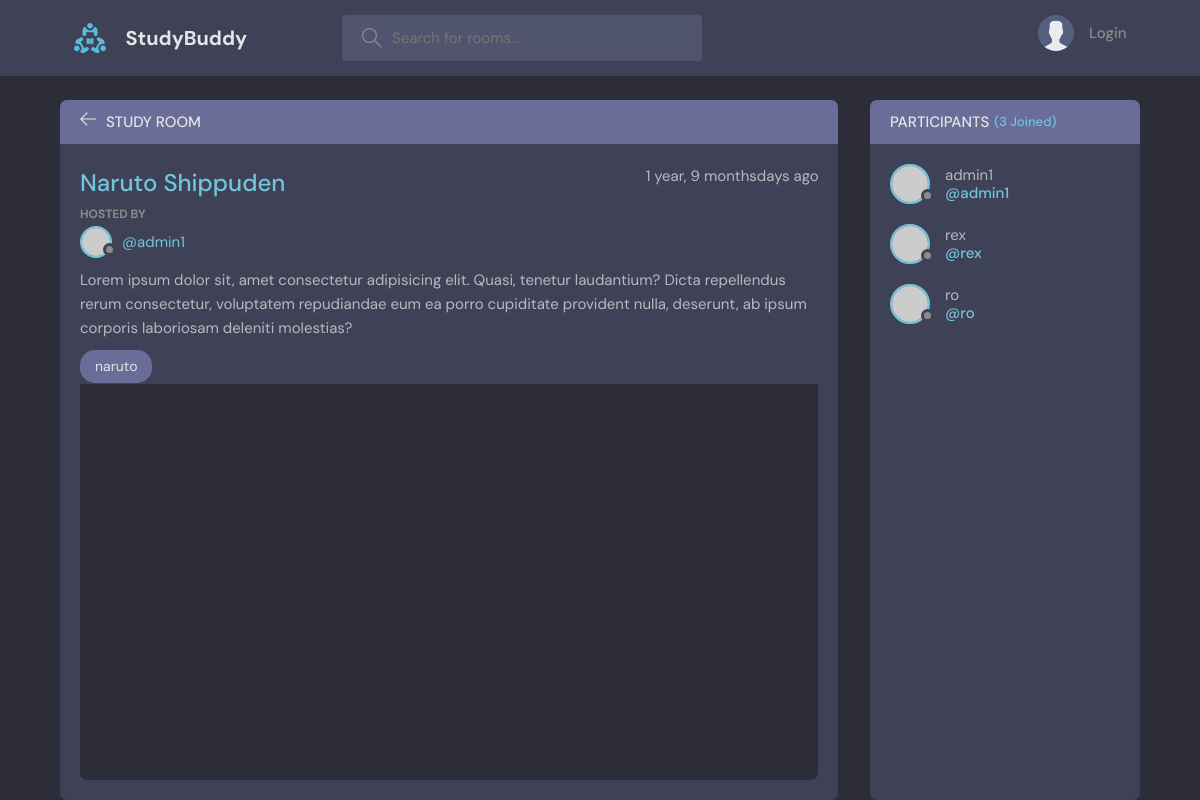
/room/9/, run on the app's committed database.
### base/models.py (models this page shows, shortened)
class Room(models.Model):
    host = models.ForeignKey(User, on_delete = models.SET_NULL, null=True )
    topic = models.ForeignKey(Topic, on_delete=models.SET_NULL ,null=True)#IF WE BRING TOPIC DOWN WRAP TOPIC IN A STRING "TOPIC"
    name = models.CharField(max_length=200)
    description = models.TextField(null = True , blank=True)
    participants = models.ManyToManyField(User , related_name="participants" , blank = True)
    updated = models.DateTimeField(auto_now=True)
    created = models.DateTimeField(auto_now_add=True)
    class Meta:
        ordering = ['-created', '-updated']

class Topic(models.Model):
    name = models.CharField(max_length=200)
    def __str__(self):
        return self.name

### base/views.py (the view, shortened to what this page needs)
# urls.py: path("room/<str:pk>/", views.room , name="room"),
def room(request , pk ):
    room = Room.objects.get(id = pk)
    room_messages = room.message_set.all().order_by('-created')
    participants = room.participants.all()
    context = {"room" : room , 'room_messages': room_messages , 'participants': participants}
    return render(request,'base/room.html' , context)

### base/templates/base/room.html (shortened to what this page needs)
{% extends 'main.html' %}
{% block content %}
    <main class="profile-page layout layout--2">
      <div class="container">
        <div class="room">
          <div class="room__top">
            <div class="room__topLeft">
              <a href="{% url 'home' %}">
                <svg version="1.1" xmlns="http://www.w3.org/2000/svg" width="32" height="32" viewBox="0 0 32 32">
                  <title>arrow-left</title>
                  <path
                    d="M13.723 2.286l-13.723 13.714 13.719 13.714 1.616-1.611-10.96-10.96h27.625v-2.286h-27.625l10.965-10.965-1.616-1.607z"
                  ></path>
                </svg>
              </a>
              <h3>Study Room</h3>
            </div>
          </div>
          <div class="room__box scroll">
            <div class="room__header scroll">
              <div class="room__info">
                <h3>{{room.name}}</h3>
                <span>{{room.created | timesince }}days ago</span>
              </div>
              <div class="room__hosted">
                <p>Hosted By </p>
                <a href="{% url 'profile' room.host.id %}" class="room__author">
                  <div class="avatar avatar--small">
                    <img src="https://randomuser.me/api/portraits/men/37.jpg" />
                  </div>
                  <span>@{{room.host}}</span>
                </a>
              </div>
              <div class="room__details">
                Lorem ipsum dolor sit, amet consectetur adipisicing elit. Quasi, tenetur laudantium? Dicta repellendus
                rerum consectetur, voluptatem repudiandae eum ea porro cupiditate provident nulla, deserunt, ab ipsum
                corporis laboriosam deleniti molestias?
              </div>
              <span class="room__topics">{{room.topic}}</span>
            </div>
            <div class="room__conversation">
              <div class="threads scroll">
              </div>
            </div>
          </div>
        </div>
        <div class="participants">
          <h3 class="participants__top">Participants <span>({{participants.all.count}} Joined)</span></h3>
          <div class="participants__list scroll">
            {% for user in participants %}
            <a href="{% url 'profile' user.id%}" class="participant">
              <div class="avatar avatar--medium">
                <img src="https://randomuser.me/api/portraits/men/37.jpg" />
              </div>
              <p>
                {{user.username}}
                <span>@{{user.username}}</span>
              </p>
              {% endfor %}
            </a>
          </div>
        </div>
      </div>
    </main>
    {% endblock %}

### templates/main.html (style rules this page uses)
:root { --color-main: #71c6dd; --color-main-light: #e1f6fb; --color-dark: #3f4156; --color-dark-medium: #51546e; --color-dark-light: #696d97; --color-light: #e5e5e5; --color-gray: #8b8b8b; --color-light-gray: #b2bdbd; --color-bg: #2d2d39; --color-success: #5dd693; --color-error: #fc4b0b; }
* { font-family: "DM Sans", -apple-system, BlinkMacSystemFont, "Segoe UI", Roboto, Oxygen, Ubuntu, Cantarell, "Open Sans", "Helvetica Neue", sans-serif; margin: 0; padding: 0; box-sizing: border-box; text-rendering: optimizeLegibility; font-size: inherit; }
html { font-size: 56.25%; }
@media only screen and (min-width: 1200px) { html { font-size: 62.5%; } }
body { line-height: 1.6; font-weight: 400; font-size: 1.5rem; color: var(--color-light-gray); background-color: var(--color-bg); min-height: 100vh; }
img { width: 100%; }
a { display: inline-block; color: var(--color-main); text-decoration: none; }
.container { max-width: 120rem; width: 90%; margin: auto; }
.avatar { position: relative; display: inline-block; border-radius: 50%; border: 2px solid var(--color-main); }
.avatar img { display: block; border-radius: 50%; object-fit: cover; object-position: center; }
.avatar::after { content: ""; display: block; position: absolute; background-color: var(--color-gray); z-index: 111; border-radius: 50%; border: 0.3rem solid var(--color-dark); }
.avatar.avatar--small img { width: 2.8rem; height: 2.8rem; }
.avatar.avatar--small:after { width: 0.7rem; height: 0.7rem; bottom: 0px; right: -6px; }
.avatar.avatar--medium img { width: 3.6rem; height: 3.6rem; border-radius: 50%; }
.avatar.avatar--medium:after { width: 0.7rem; height: 0.7rem; bottom: 0px; right: -6px; }
.layout { margin-top: 2.4rem; }
.layout > .container { display: flex; justify-content: space-between; align-items: flex-start; }
.layout--2 > .container > div:first-child { flex-basis: 72%; }
.layout--2 > .container > div:last-child { flex-basis: 25%; }
.room, .participants { background: var(--color-dark); max-height: 87.5vh; border-radius: 0.7rem; overflow: hidden; position: relative; }
.room__top, .participants__top { background: var(--color-dark-light); display: flex; justify-content: space-between; align-items: center; padding: 1rem 2rem; position: relative; }
.room__top svg, .thread__top svg { width: 1.6rem; height: 1.6rem; fill: var(--color-light); cursor: pointer; }
.room__topLeft { display: flex; align-items: flex-end; gap: 1rem; }
.room__topLeft h3, .participants__top { text-transform: uppercase; font-weight: 500; color: var(--color-light); }
.room__topLeft svg { width: 1.6rem; height: 1.6rem; fill: var(--color-light); }
.room__header { max-height: 30vh; overflow-y: auto; position: absolute; width: 95%; background: var(--color-dark); z-index: 999; top: 4.4rem; padding-top: 2rem; padding-bottom: 1rem; }
.room__box { padding-left: 2rem; padding-right: 2rem; height: 80.5vh; padding-bottom: 0; }
.room__info { display: flex; justify-content: space-between; }
.room__info h3 { font-size: 2.4rem; font-weight: 500; color: var(--color-main); }
.room__hosted p { text-transform: uppercase; color: var(--color-gray); font-size: 1.2rem; font-weight: 700; line-height: 2; }
.room__author { display: flex; gap: 1rem; align-items: center; margin-bottom: 1rem; transition: all 0.3s ease-in-out; }
.room__topics { padding: 0.5rem 1.5rem; background: var(--color-dark-light); color: var(--color-light); display: inline-block; font-size: 1.4rem; border-radius: 1.5rem; margin: 1rem 0; }
.room__conversation { margin-top: 1rem; margin-bottom: 4rem; height: 64%; }
.threads { background: var(--color-bg); border-radius: 0.7rem; overflow-y: auto; height: 100%; margin-top: 28vh; padding: 0 2rem 4rem 2rem; }
.participants__top span { color: var(--color-main); font-size: 1.3rem; text-transform: none; }
.participants__top { justify-content: flex-start; gap: 0.5rem; }
.participants__list { padding: 2rem; height: 82.5vh; overflow-y: scroll; padding-bottom: 0; }
.participant { display: flex; align-items: center; gap: 1.5rem; margin-bottom: 2rem; }
.participant p { color: var(--color-light-gray); line-height: 1.2; }
.participant span { display: block; font-weight: 500; color: var(--color-main); font-weight: 1.4rem; }

### data on the page
Room: name "Naruto Shippuden", created "1 year, 9 months", host "admin1", topic "naruto"

### other printed values
{{ participants.all.count }} "3"
{{ user.username }} "admin1"
{{ user.username }} "rex"
{{ user.username }} "ro"
